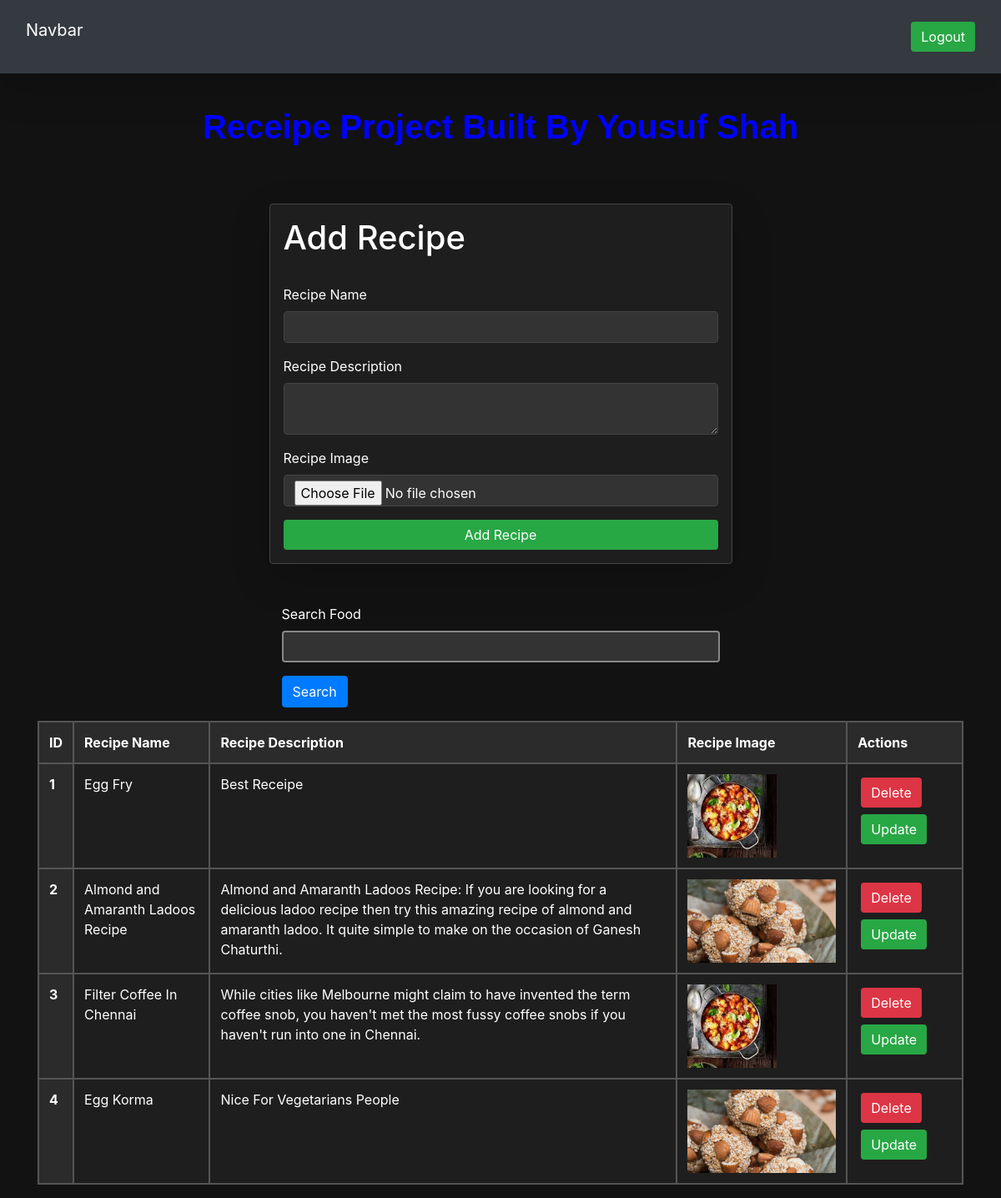
The app's page /reciepes/ (signed in) with its own data.
### receipe/models.py (models this page shows)
class receipe(models.Model):
    user=models.ForeignKey(User, on_delete=models.SET_NULL, null=True, blank=True)
    receipe_name= models.CharField(max_length=100)
    receipe_description= models.TextField()
    receipe_image= models.ImageField(upload_to='receipe_img')

### receipe/views.py (the view, shortened to what this page needs)
# urls.py: path('reciepes/', reciepes, name='recipe'),
@login_required(login_url='/login-page/')
def reciepes(request):
    queryset= receipe.objects.all()
    if request.GET.get('search'):
        queryset= queryset.filter(receipe_name__icontains = request.GET.get('search'))
    context= {'receipe':queryset}
    return render(request, 'recipies.html', context)

### receipe/templates/recipies.html (shortened to what this page needs)
{% extends "base.html" %}
{% block content %}
<div class='container mt-5'>
    <form class='col-6 mx-auto card p-3 shadow-lg' method='post' enctype='multipart/form-data'>
        <h1>Add Recipe</h1>
        <br>
        <div class="mb-3">
        <label for="exampleInputEmail1" class="form-label">Recipe Name</label>
        <input name='receipe_name' required type="text" class="form-control">
        </div>
        <div class="mb-3">
        <label for="exampleInputPassword1" class="form-label">Recipe Description</label>
        <textarea name='receipe_description' required class='form-control'></textarea>
        </div>
        <div class="mb-3">
        <label for="exampleInputPassword1" class="form-label">Recipe Image</label>
        <input name='receipe_image' type="file" class="form-control">
        </div>
        <button type="submit" class="btn btn-success">Add Recipe</button>
    </form>
    <div class="mt-5">
      <div class="mx-auto col-6">
        <form>
          <div class="mb-3">
            <label for="exampleInputEmail1" class="form-label">Search Food</label>
            <input name='search' type="text" class="form-control">
          </div>
          <button type='submit' class="btn btn-primary">Search</button>
        </form>
      </div>
    </div>
    <table class="table table-bordered table mt-3">
        <thead>
          <tr>
            <th scope="col">ID</th>
            <th scope="col">Recipe Name</th>
            <th scope="col">Recipe Description</th>
            <th scope="col">Recipe Image</th>
            <th scope="col">Actions</th>
          </tr>
        </thead>
        <tbody>
        {% for receipes in receipe %}
          <tr>
            <th scope="row">{{forloop.counter}}</th>
            <td>{{receipes.receipe_name}}</td>
            <td>{{receipes.receipe_description}}</td>
            <td>
              <img alt='No' src="/media/{{receipes.receipe_image}}" style="height : 100px;">
            </td>
            <td>
              <a href="/delete-receipe/{{receipes.id}}/" class='btn btn-danger m-1'>Delete</a>
              <a href="/update-receipe/{{receipes.id}}/" class='btn btn-success m-1'>Update</a>
            </td>
          </tr>
        {% endfor %}
        </tbody>
      </table>
</div>
{% endblock %}

### home/templates/base.html (shortened to what this page needs)
<!DOCTYPE html>
<html>
    <head>
        <link rel="stylesheet" href="https://maxcdn.bootstrapcdn.com/bootstrap/4.5.2/css/bootstrap.min.css">
    </head>
    <body>
        <header>
            <nav class="navbar p-3 bg-dark shadow-lg">
                <div class="container-fluid">
                    <p class="navbar-brand">Navbar</p>
                    {% if request.user.is_authenticated %}
                    <a href='/logout-page/' class="btn btn-success">Logout</a>
                    {% else %}
                    <a href='/login-page/' class="btn btn-success">Login</a>
                    {% endif %}
                </div>
            </nav>
            <h1>Receipe Project Built By Yousuf Shah</h1>
        </header>
        <div>
            {% block content %}{% endblock %}
        </div>
    </body>
</html>

### home/templates/base.html (style rules this page uses)
header h1 { font-family: 'Arial', sans-serif; font-size: 2.5rem; font-weight: bold; text-align: center; color: blue; padding: 20px; margin-top: 20px; }
.navbar-brand { color: white; }

### receipe/templates/recipies.html (style rules this page uses)
body { background-color: #121212; color: #ffffff; }
.card { background-color: #1e1e1e; border: 1px solid #444; color: #ffffff; }
.form-control { background-color: #333; color: #ffffff; border: 1px solid #444; }
.form-control[name="search"] { border: 2px solid #888; background-color: #333; color: #ffffff; }
.table { color: #ffffff; background-color: #1e1e1e; border-color: #444; }
.table-bordered th, .table-bordered td { border: 2px solid #555 !important; }
.table th { background-color: #2b2b2b; color: #ffffff; }
.btn-success { background-color: #28a745; border: none; }
.btn-danger { background-color: #dc3545; border: none; }

### records on screen
receipe: receipe_name "Egg Fry", receipe_description "Best Receipe", receipe_image (picture)
receipe: receipe_name "Almond and Amaranth Ladoos Recipe", receipe_description "Almond and Amaranth Ladoos Recipe: If you are looking for a delicious ladoo recipe then try this amazing recipe of almond and amaranth ladoo. It quite simple to make on the occasion of Ganesh Chaturthi.", receipe_image (picture)
receipe: receipe_name "Filter Coffee In Chennai", receipe_description "While cities like Melbourne might claim to have invented the term coffee snob, you haven't met the most fussy coffee snobs if you haven't run into one in Chennai.", receipe_image (picture)
receipe: receipe_name "Egg Korma", receipe_description "Nice For Vegetarians People", receipe_image (picture)
